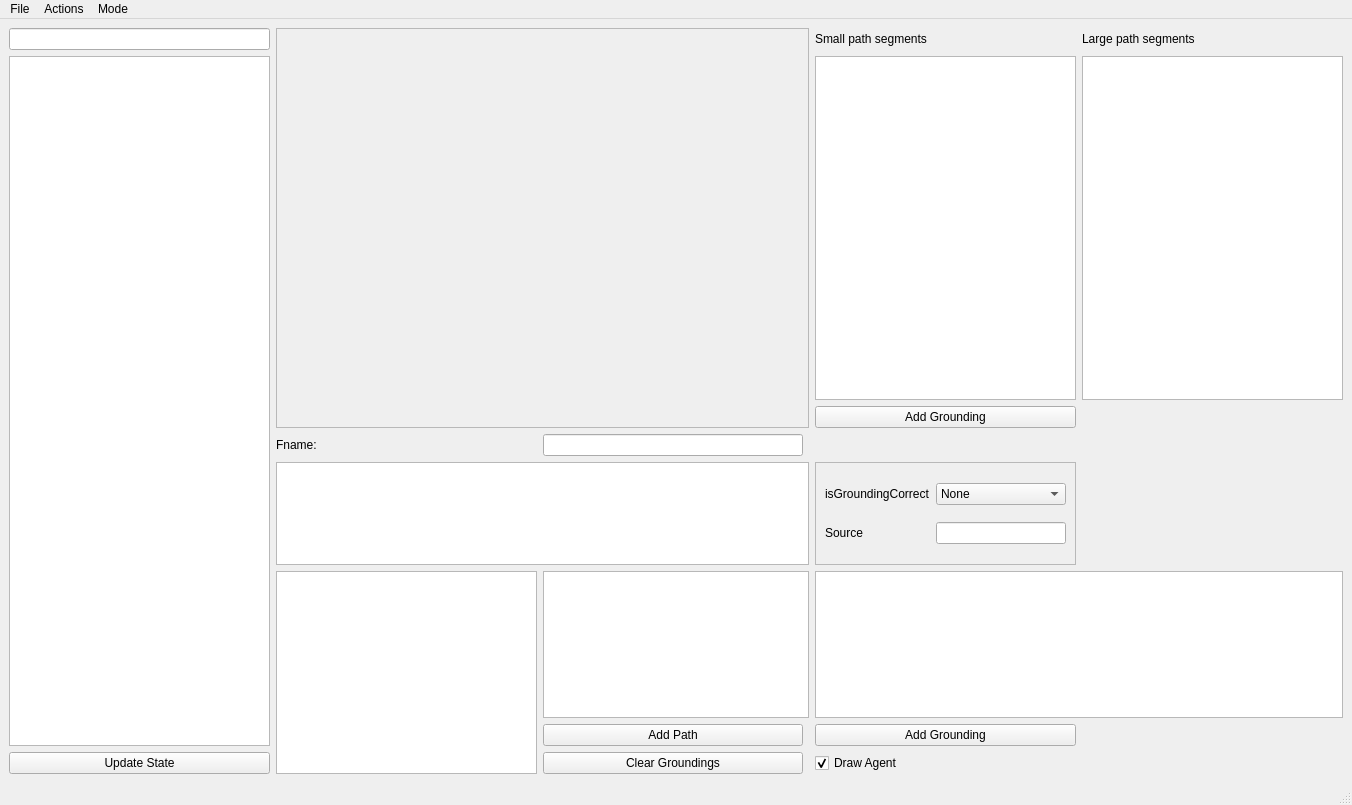
<?xml version="1.0" encoding="UTF-8"?>
<ui version="4.0">
 <class>MainWindow</class>
 <widget class="QMainWindow" name="MainWindow">
  <property name="geometry">
   <rect>
    <x>0</x>
    <y>0</y>
    <width>1352</width>
    <height>805</height>
   </rect>
  </property>
  <property name="windowTitle">
   <string>Object Annotator</string>
  </property>
  <widget class="QWidget" name="centralwidget">
   <layout class="QGridLayout" name="gridLayout">
    <item row="7" column="1" rowspan="3">
     <widget class="QTreeView" name="esdcTreeView">
      <attribute name="headerVisible">
       <bool>false</bool>
      </attribute>
     </widget>
    </item>
    <item row="0" column="1" rowspan="4" colspan="3">
     <widget class="QFrame" name="matplotlibFrame">
      <property name="sizePolicy">
       <sizepolicy hsizetype="Preferred" vsizetype="Preferred">
        <horstretch>0</horstretch>
        <verstretch>0</verstretch>
       </sizepolicy>
      </property>
      <property name="minimumSize">
       <size>
        <width>400</width>
        <height>400</height>
       </size>
      </property>
      <property name="frameShape">
       <enum>QFrame::StyledPanel</enum>
      </property>
      <property name="frameShadow">
       <enum>QFrame::Raised</enum>
      </property>
      <layout class="QHBoxLayout" name="horizontalLayout"/>
     </widget>
    </item>
    <item row="9" column="0">
     <widget class="QPushButton" name="updateStateButton">
      <property name="text">
       <string>Update State</string>
      </property>
     </widget>
    </item>
    <item row="7" column="2" colspan="2">
     <widget class="QTableView" name="groundingsTable">
      <property name="selectionMode">
       <enum>QAbstractItemView::SingleSelection</enum>
      </property>
      <property name="selectionBehavior">
       <enum>QAbstractItemView::SelectRows</enum>
      </property>
     </widget>
    </item>
    <item row="7" column="4" colspan="2">
     <widget class="QTableView" name="contextTable">
      <property name="selectionBehavior">
       <enum>QAbstractItemView::SelectRows</enum>
      </property>
     </widget>
    </item>
    <item row="9" column="2">
     <widget class="QPushButton" name="clearGroundingsButton">
      <property name="text">
       <string>Clear Groundings</string>
      </property>
     </widget>
    </item>
    <item row="8" column="2">
     <widget class="QPushButton" name="addPathButton">
      <property name="text">
       <string>Add Path</string>
      </property>
     </widget>
    </item>
    <item row="9" column="4">
     <widget class="QCheckBox" name="shouldDrawAgentCheckBox">
      <property name="text">
       <string>Draw Agent</string>
      </property>
      <property name="checked">
       <bool>true</bool>
      </property>
     </widget>
    </item>
    <item row="8" column="4">
     <widget class="QPushButton" name="addGroundingButton">
      <property name="text">
       <string>Add Grounding</string>
      </property>
     </widget>
    </item>
    <item row="1" column="4" rowspan="2">
     <widget class="QTableView" name="pathSegmentsTable">
      <property name="selectionBehavior">
       <enum>QAbstractItemView::SelectRows</enum>
      </property>
     </widget>
    </item>
    <item row="3" column="4">
     <widget class="QPushButton" name="addAgentPathSegmentsButton">
      <property name="text">
       <string>Add Grounding</string>
      </property>
     </widget>
    </item>
    <item row="1" column="5" rowspan="2">
     <widget class="QTableView" name="largePathSegmentsTable">
      <property name="selectionBehavior">
       <enum>QAbstractItemView::SelectRows</enum>
      </property>
     </widget>
    </item>
    <item row="0" column="4">
     <widget class="QLabel" name="label_2">
      <property name="text">
       <string>Small path segments</string>
      </property>
     </widget>
    </item>
    <item row="0" column="0">
     <widget class="QLineEdit" name="annotationFilter">
      <property name="sizePolicy">
       <sizepolicy hsizetype="Preferred" vsizetype="Fixed">
        <horstretch>0</horstretch>
        <verstretch>0</verstretch>
       </sizepolicy>
      </property>
     </widget>
    </item>
    <item row="1" column="0" rowspan="8">
     <widget class="QTableView" name="annotationTable">
      <property name="minimumSize">
       <size>
        <width>150</width>
        <height>0</height>
       </size>
      </property>
      <property name="maximumSize">
       <size>
        <width>300</width>
        <height>16777215</height>
       </size>
      </property>
      <property name="selectionMode">
       <enum>QAbstractItemView::SingleSelection</enum>
      </property>
      <property name="selectionBehavior">
       <enum>QAbstractItemView::SelectRows</enum>
      </property>
      <property name="sortingEnabled">
       <bool>true</bool>
      </property>
     </widget>
    </item>
    <item row="0" column="5">
     <widget class="QLabel" name="label_3">
      <property name="text">
       <string>Large path segments</string>
      </property>
     </widget>
    </item>
    <item row="5" column="1" rowspan="2" colspan="3">
     <widget class="QTextEdit" name="esdcTextWidget">
      <property name="readOnly">
       <bool>true</bool>
      </property>
     </widget>
    </item>
    <item row="5" column="4" rowspan="2">
     <widget class="QFrame" name="frame">
      <property name="frameShape">
       <enum>QFrame::StyledPanel</enum>
      </property>
      <property name="frameShadow">
       <enum>QFrame::Raised</enum>
      </property>
      <layout class="QGridLayout" name="gridLayout_2">
       <item row="0" column="0">
        <widget class="QLabel" name="label">
         <property name="text">
          <string>isGroundingCorrect</string>
         </property>
        </widget>
       </item>
       <item row="2" column="1">
        <widget class="QLineEdit" name="sourceEdit"/>
       </item>
       <item row="0" column="1">
        <widget class="QComboBox" name="classComboBox">
         <item>
          <property name="text">
           <string>None</string>
          </property>
         </item>
         <item>
          <property name="text">
           <string>True</string>
          </property>
         </item>
         <item>
          <property name="text">
           <string>False</string>
          </property>
         </item>
        </widget>
       </item>
       <item row="2" column="0">
        <widget class="QLabel" name="label_4">
         <property name="text">
          <string>Source</string>
         </property>
        </widget>
       </item>
      </layout>
     </widget>
    </item>
    <item row="4" column="1">
     <widget class="QLabel" name="label_5">
      <property name="text">
       <string>Fname:</string>
      </property>
     </widget>
    </item>
    <item row="4" column="2">
     <widget class="QLineEdit" name="annotationFnameEdit">
      <property name="readOnly">
       <bool>true</bool>
      </property>
     </widget>
    </item>
   </layout>
  </widget>
  <widget class="QMenuBar" name="menubar">
   <property name="geometry">
    <rect>
     <x>0</x>
     <y>0</y>
     <width>1352</width>
     <height>25</height>
    </rect>
   </property>
   <widget class="QMenu" name="menuActions">
    <property name="title">
     <string>Actions</string>
    </property>
    <addaction name="actionNextEsdc"/>
    <addaction name="actionPreviousEsdc"/>
    <addaction name="actionNextCommand"/>
    <addaction name="actionPreviousCommand"/>
    <addaction name="actionNextNan"/>
    <addaction name="actionNextEmptyAnnotation"/>
    <addaction name="actionGroundingIsCorrect"/>
    <addaction name="actionGroundingIsNotCorrect"/>
    <addaction name="actionClearGroundings"/>
   </widget>
   <widget class="QMenu" name="menuFile">
    <property name="title">
     <string>File</string>
    </property>
    <addaction name="actionSave"/>
    <addaction name="actionLoad"/>
   </widget>
   <widget class="QMenu" name="menuMode">
    <property name="title">
     <string>Mode</string>
    </property>
    <addaction name="actionPath_Nodes"/>
    <addaction name="actionGroundings"/>
   </widget>
   <addaction name="menuFile"/>
   <addaction name="menuActions"/>
   <addaction name="menuMode"/>
  </widget>
  <widget class="QStatusBar" name="statusbar"/>
  <action name="actionNextEsdc">
   <property name="text">
    <string>Next ESDC</string>
   </property>
   <property name="shortcut">
    <string>Ctrl+F</string>
   </property>
  </action>
  <action name="actionPreviousEsdc">
   <property name="text">
    <string>Previous ESDC</string>
   </property>
   <property name="shortcut">
    <string>Ctrl+B</string>
   </property>
  </action>
  <action name="actionNextCommand">
   <property name="text">
    <string>Next Command</string>
   </property>
   <property name="shortcut">
    <string>Ctrl+N</string>
   </property>
  </action>
  <action name="actionPreviousCommand">
   <property name="text">
    <string>Previous Command</string>
   </property>
   <property name="shortcut">
    <string>Ctrl+P</string>
   </property>
  </action>
  <action name="actionSave">
   <property name="text">
    <string>Save</string>
   </property>
   <property name="shortcut">
    <string>Ctrl+X, Ctrl+S</string>
   </property>
  </action>
  <action name="actionLoad">
   <property name="text">
    <string>Load</string>
   </property>
  </action>
  <action name="actionNextNan">
   <property name="text">
    <string>Next NaN</string>
   </property>
  </action>
  <action name="actionPath_Nodes">
   <property name="text">
    <string>Path Nodes</string>
   </property>
  </action>
  <action name="actionGroundings">
   <property name="text">
    <string>Groundings</string>
   </property>
  </action>
  <action name="actionNextEmptyAnnotation">
   <property name="text">
    <string>Next Empty Annotation</string>
   </property>
  </action>
  <action name="actionGroundingIsCorrect">
   <property name="text">
    <string>Grounding Is Correct</string>
   </property>
   <property name="shortcut">
    <string>T</string>
   </property>
  </action>
  <action name="actionGroundingIsNotCorrect">
   <property name="text">
    <string>Grounding Is Not Correct</string>
   </property>
   <property name="shortcut">
    <string>F</string>
   </property>
  </action>
  <action name="actionClearGroundings">
   <property name="text">
    <string>Clear Groundings</string>
   </property>
   <property name="shortcut">
    <string>Ctrl+C</string>
   </property>
  </action>
 </widget>
 <resources/>
 <connections/>
</ui>
